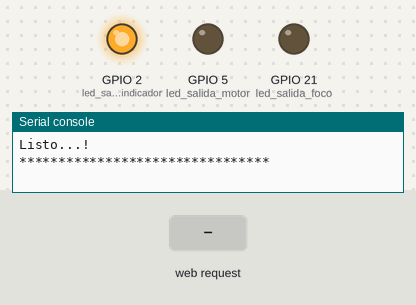
Simulated run of this program. Board: ESP32 board running MicroPython. On the bench: output pins drawn as LEDs (lit = HIGH), the last lines printed to the serial console. The inputs (shaded band) are chosen by the test bench. WiFi joins after 1.5 s.

Above: at 3.7 s.
3.8 s: HTTP request GET /?control1=on received
At 4.1 s:
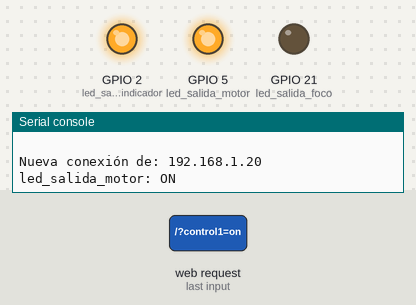
5.3 s: HTTP request GET /?control2=on received
At 6.5 s:
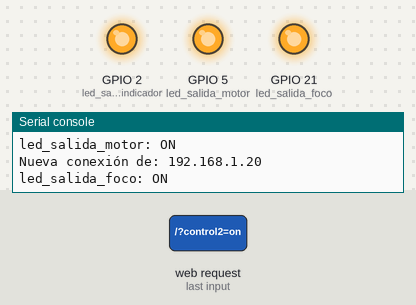
6.8 s: HTTP request GET /?control1=off received
At 7.6 s:
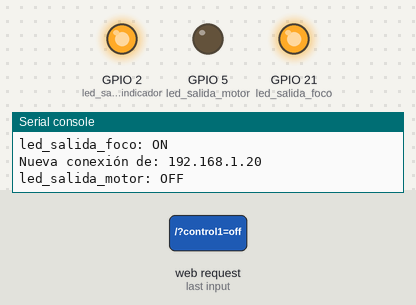
Timing chart, 0 to 9.8 s (numbered marks = the images above; inputs shaded):
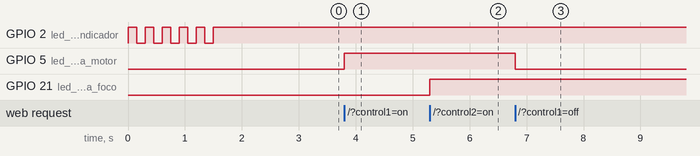

The program:

microPhytonControlarLedconServidorWeb.py
```python
'''
    * Este programa controla unos LED´s usan un Servidro Web
'''

from machine import Pin, reset
import network
import socket
import time
import esp
import gc

esp.osdebug(None)  #Deshabilitar la salida de depuración
gc.collect() #Recupera la memoria ocupada por objetos que no son necesarios para el programa

#Conexión WiFi

ssid = 'INFINITUM5B71'  #Datos SSID y contraseña de la red WI-FI a las que se va a conectar
key = 'd6R9tC9TsA'

led_salida_indicador = Pin(2, Pin.OUT)  #Se estable la salida del LED que indicará la conexión
wlan = network.WLAN(network.STA_IF)  #Se crea el objeto de tipo network y se configura para conectarse a una red wifi
if not wlan.isconnected(): #sino hay conexión entra en la condición
    wlan.active(True)  #Incia la conexión
    wlan.connect(ssid, key)  #Envía los parámetros necesarios para conectarse
    print('Conectando a: %s' % ssid)  #Manda mensaje indicando la red que se va a conectar
    timeout = time.ticks_ms()  # tiempo que lleva el microcontrolador encendido en milisegundos

    while not wlan.isconnected():  #sino se ha establecido conexión entra al ciclo
        led_salida_indicador.on()  #va a encender y apagar el LED indicador hasta que se establezca conexión
        time.sleep(0.15)
        led_salida_indicador.off()
        time.sleep(0.15)
        if (time.ticks_diff (time.ticks_ms(), timeout) > 10000):  # Si el tiempo de espera sobrepasa los 10 segundos, sel ciclo se interrumpe
            break

    if wlan.isconnected():  #si se establece conexión, entra a la condición
        led_salida_indicador.on()  #una vez que se establece conexión, el LED se queda encendido
        print('Conexión establecida: %s' % ssid)
        print('IP: %snSUBNET: %snGATEWAY: %snDNS: %s' % wlan.ifconfig()[0:4]) #imprime la configuracion de red
    else:
        led_salida_indicador.off()  #si la conexión no se establece
        wlan.active(False)  #se finaliza la conexión
        print('Falló la conexión a: %s' % ssid)  #imprime el mensaje

else:
    led_salida_indicador.on() #si ya hay una conexión previa, solo imprime las parámetros de la conexión
    print('ConnectednIP: %snSUBNET: %snGATEWAY: %snDNS: %s' % wlan.ifconfig()[0:4])

#pines de salida para activar cualquier dispositivo
led_salida_motor = Pin(5, Pin.OUT)
led_salida_foco = Pin(21, Pin.OUT)

#Construcción de página web dentro de una función
def web_page():
    html = """
<!DOCTYPE html>
<html>
	<head>
		<title>Esp32 Servidor web</title>
    	<link rel="shortcut icon" href="https://microsulucionesmkz.000webhostapp.com/imagenes/microcontrolador.jpg">
    	<meta http-equiv="Content-Type" content="text/html;charset=UTF-8">
    	<meta name="viewport" content="width=device-width, initial-scale=1">
    	<style type="text/css">
	        *{
				padding: 0px; margin: 0px;
			}
			.home{
				padding: 0px 0px 10px 0px; background-color: #000000;
			}
			.nav{
				box-sizing: border-box; display: inline-block;
				padding: 10px 0px 10px 0px; background-color:#063d6d;
				width: 100%; height: auto;
			}
			.control{
				box-sizing: border-box; display: inline-block;
				padding: 0px 0px 15px 0px; background-color: #ffffff;
				border: 4px solid #063d6d; border-radius: 20px;
				width: auto; height: auto; margin: 30px;
			}
			.myline {
		 		border: 2px solid #063d6d;
			}
			#t1{
				font-family: Helvetica; font-weight: bold;
				text-align: center; font-size: 50px; color: white;
			}
			#t2{
				font-family: Helvetica; font-weight: bold;
				text-align: center; font-size: 20px; color: white;
			}
			#t3{
				font-family: Helvetica; font-weight: bold;
				font-size: 30px; color: #063d6d;
			}
			#imag{
				width: 200px; height: 200px; padding: 25px;
			}
			#on{
				border: 4px solid green; border-radius: 20px;
				background-color:white; color: green;
				font-weight: bold; font-size: 20px;
				width: 150px; height: 50px; cursor:pointer;
			}
			#off{
				border: 4px solid red; border-radius: 20px;
				background-color:white; color: red;
				font-weight: bold; font-size: 20px;
				width: 150px; height: 50px; cursor:pointer;
			}
  		</style>
	</head>
	<body>
        <div class='nav'>
            <h1 id='t1'>Servidor Web-ESP32</h1>
            <p id='t2'>Para mas información visita: <a id='t2' href="https://github.com/MrcGbrl/2-miroPhytonServidorWebEsp32" target="_blank" title="Go to
                           https://github.com/MrcGbrl/2-miroPhytonServidorWebEsp32">Proyecto completo en GitHub</a></p>
        </div>

        <div class="home">
            <center>
                <div class="control">
                    <img id="imag" src="https://microsulucionesmkz.000webhostapp.com/imagenes/foco.jpg" alt="img">
                    <hr class="myline"><br /> &ensp;
                    <button id='on' type="button" onclick="window.location.href='/?control1=on'">ON</button> &ensp;
                    <button id='off' type="button" onclick="window.location.href='/?control1=off'">OFF</button> &ensp;
                </div>
                <div class="control">
                    <img id="imag" src="https://microsulucionesmkz.000webhostapp.com/imagenes/motor.jpg" alt="img">
                    <hr class="myline"><br /> &ensp;
                    <button id='on' type="button" onclick="window.location.href='/?control2=on'">ON</button> &ensp;
                    <button id='off' type="button" onclick="window.location.href='/?control2=off'">OFF</button> &ensp;
                </div>
            </center>
        </div>
	</body>
</html>
"""
    return html

#Socket Configuration
try:
    tcp_socket = socket.socket(socket.AF_INET, socket.SOCK_STREAM)  # crear un objeto tipo socket INET, STREAMing
    tcp_socket.bind(('', 80))  # vincula el socket a un host público y un puerto conocido
    tcp_socket.listen(5)  # convierte en un socket servidor con cola de 5 clientes máximo
    time.sleep(1)
    print('Configuración de socket exitosa\n')
except OSError as e:
    print('No se pudo configurar el socket. Reiniciando...\n')
    time.sleep(3)
    reset()  #Restablece el socket al estado inicial
print('Listo...!\n********************************\n')
while True:
    try:
        if gc.mem_free() < 102000:  #Devuelve el número de bytes de memoria RAM disponible y lo compara
            gc.collect()   #libera memoria al ejecutar una recolección de basura.
        conn, addr = tcp_socket.accept()  #conn es un nuevo objeto de socket que se puede usar para enviar y recibir datos en la conexión
                                          #addr es la dirección vinculada al socket en el otro extremo de la conexión (host)
        conn.settimeout(3.0)  #Establece un tiempo de espera para bloquear las operaciones de socket
        print('Nueva conexión de: %s' % str(addr[0]))  #cliente conectado
        request = conn.recv(1024)  #Recibe datos del socket. El valor devuelto es un objeto de bytes que representa los datos recibidos, especifica la cantidad máxima de datos que se pueden recibir a la vez
        conn.settimeout(None)
        peticion = str(request)  #Convierte la solicitud en una cadena de texto y la guara en respuesta
        #print('Request:  %s' % request)
        if peticion.find('/?control1=on') == 6:  #busca dentro de la peticon la cadena y si la encuentra, toma un valor 6
            print('led_salida_motor: ON')
            led_salida_motor.value(1)
        if peticion.find('/?control1=off') == 6:  #debe comparar con 6 para cumplir la instrucción
            print('led_salida_motor: OFF')
            led_salida_motor.value(0)
        if peticion.find('/?control2=on') == 6:
            print('led_salida_foco: ON')
            led_salida_foco.value(1)
        if peticion.find('/?control2=off') == 6:
            print('led_salida_foco: OFF')
            led_salida_foco.value(0)
        conn.send('HTTP/1.1 200 OKn')
        conn.send('Content-Type: text/htmln')
        conn.send('Connection: closenn')
        conn.sendall(web_page())
        conn.close()
    except OSError as e:
        conn.close()
    time.sleep(0.1)
```

Measured:
- after the input at 3.8 s, GPIO 5 (led_salida_motor): LOW → HIGH at once
- after the input at 5.3 s, GPIO 21 (led_salida_foco): LOW → HIGH at once
- after the input at 6.8 s, GPIO 5 (led_salida_motor): HIGH → LOW at once
